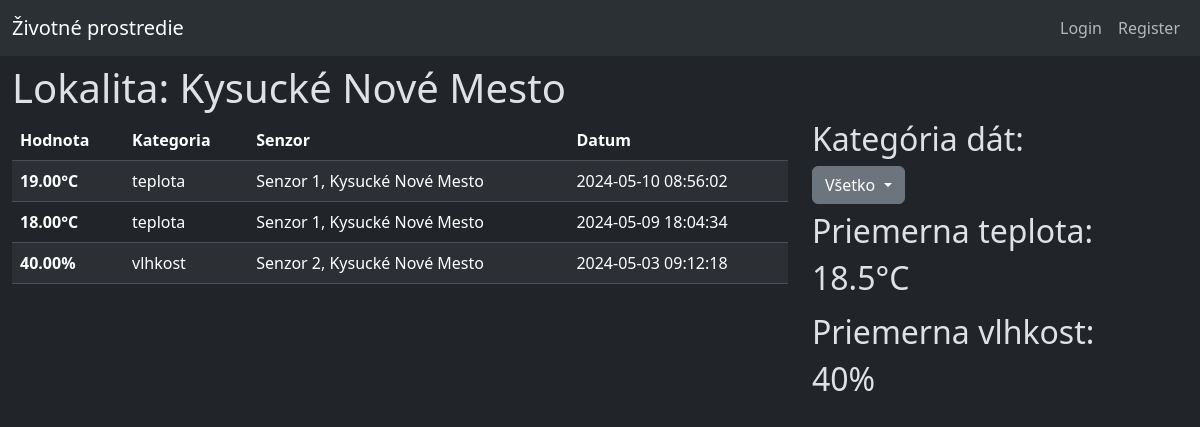
/lokalita_info.php?lokalita=Kysucké Nové Mesto, run on an earlier commit of the app's database.
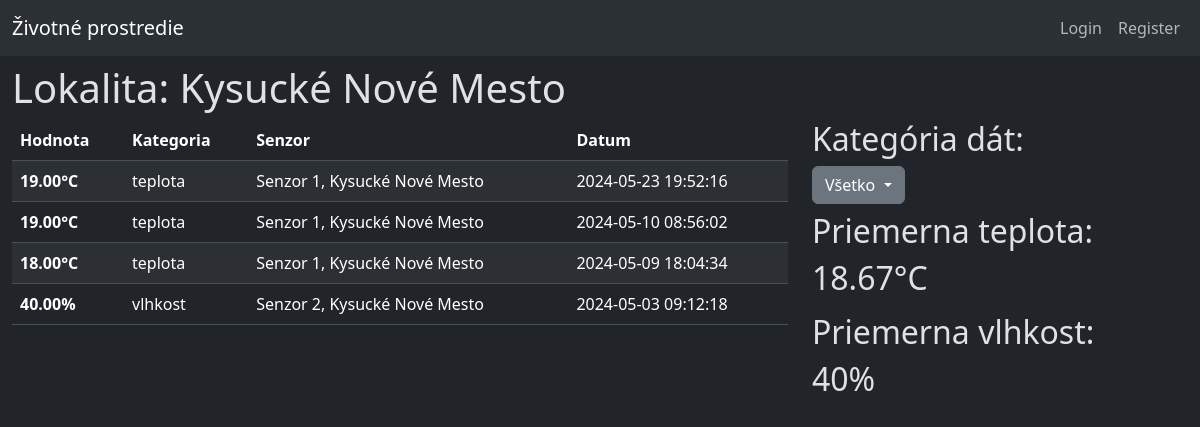
And on a later commit of the database.
### tables this page shows
CREATE TABLE `data` (
  `id` int(16) NOT NULL,
  `kategoria_id` int(5) NOT NULL,
  `hodnota` decimal(5,2) NOT NULL,
  `senzor_id` int(5) NOT NULL,
  `datum` datetime NOT NULL DEFAULT current_timestamp()
);

CREATE TABLE `kategoria` (
  `id` int(5) NOT NULL,
  `nazov` varchar(32) NOT NULL
);

CREATE TABLE `senzor` (
  `id` int(5) NOT NULL,
  `lokacia` varchar(64) NOT NULL,
  `posledny_update` datetime NOT NULL DEFAULT current_timestamp(),
  `vybavenie` varchar(32) NOT NULL
);

### functions.php (called while the page is built, shortened)
<?php
function jednotka($kategoria) {
    if($kategoria == "vlhkost")
    {
        return "%";
    }
    elseif($kategoria == "teplota")
    {
        return "°C";
    }
    else
    {
        return "";
    }
}
function avg_hodnota($kategoria,$conn,$miesto) {
    $query1= "SELECT id FROM kategoria WHERE nazov = \"".$kategoria."\"";
    $result1 = mysqli_query($conn, $query1);
    $kategoria_id = "";
    while($row = mysqli_fetch_assoc($result1))
    {
        $kategoria_id = $row["id"];
    }
    $query2 = "SELECT data.hodnota, senzor.lokacia AS senzor_lokacia
        FROM data
        JOIN senzor ON data.senzor_id = senzor.id
        WHERE senzor.lokacia = \"".$miesto."\" AND kategoria_id = ".$kategoria_id.";
    ";
    $result2 = mysqli_query($conn, $query2);
    $sum = 0;
    if (mysqli_num_rows($result2) > 0)
    {
        while($row = mysqli_fetch_assoc($result2))
        {
            $sum += floatval($row["hodnota"]);
        }
        $avg = "".round($sum / mysqli_num_rows($result2),2)."".jednotka($kategoria)."";
        return $avg;
    }
    else
    {
        return "Nie je dostatok informácií";
    }
}

### lokalita_info.php (the view, shortened to what the changed rows need)
<?php
    include("./connect.php");
    include("./functions.php");
?>
<!DOCTYPE html>
<html data-bs-theme="dark">
<head>
    <link href="https://cdn.jsdelivr.net/npm/bootstrap@5.3.3/dist/css/bootstrap.min.css" rel="stylesheet">
</head>
<body>
    <div class="container-xxl column-gap-3">
        <div class="row mt-2">
            <h1>Lokalita: <?php echo $_GET["lokalita"]; if(isset($_GET["senzor"])) echo " | Senzor: ".$_GET["senzor"]."";?></h1>
            <div class="col-8">
                <table class="table table-striped">
                    <thead>
                        <tr>
                            <th scope="col">Hodnota</th>
                            <th scope="col">Kategoria</th>
                            <th scope="col">Senzor</th>
                            <th scope="col">Datum</th>
                        </tr>
                    </thead>
                    <tbody>
                        <?php
                            if(isset($_GET["senzor"])) {
                                $query = "
                                SELECT data.id, kategoria.nazov AS kategoria_nazov, data.hodnota, senzor.lokacia AS senzor_lokacia,senzor.vybavenie AS senzor_vybavenie, data.datum, data.senzor_id
                                FROM data
                                JOIN kategoria ON data.kategoria_id = kategoria.id
                                JOIN senzor ON data.senzor_id = senzor.id
                                WHERE senzor.lokacia = \"".$_GET["lokalita"]."\" AND senzor.id = ".$_GET["senzor"]."
                                ORDER BY datum DESC;
                                ";
                            }
                            else {
                                $query = "
                                SELECT data.id, kategoria.nazov AS kategoria_nazov, data.hodnota, senzor.lokacia AS senzor_lokacia,senzor.vybavenie AS senzor_vybavenie, data.datum, data.senzor_id
                                FROM data
                                JOIN kategoria ON data.kategoria_id = kategoria.id
                                JOIN senzor ON data.senzor_id = senzor.id
                                WHERE senzor.lokacia = \"".$_GET["lokalita"]."\"
                                ORDER BY datum DESC;
                                ";
                            }
                            $result = mysqli_query($conn, $query);
                            if (mysqli_num_rows($result) > 0)
                            {
                                while($row = mysqli_fetch_assoc($result))
                                {
                                    echo "<tr><th scope=\"row\">".$row["hodnota"]."".jednotka($row["kategoria_nazov"])."</th>
                                        <td>".$row["kategoria_nazov"]."</td>
                                        <td>Senzor ".$row["senzor_id"].", ".$row["senzor_lokacia"]."</td>
                                        <td>".$row["datum"]."</td></tr>";
                                }
                            }
                        ?>
                    </tbody>
                </table>
            </div>
            <div class="col-4">
                <?php
                    if(!isset($_GET["senzor"])) {
                        echo "<div class=\"row mb-2\">";
                        echo "<h2>Kategória dát:</h2>";
                        echo "</div>";
                    }
                ?>
                <?php
                    if(isset($_GET["senzor"])) {
                        $query = "
                        SELECT data.id, kategoria.nazov AS kategoria_nazov, data.hodnota, senzor.lokacia AS senzor_lokacia,senzor.vybavenie AS senzor_vybavenie, data.datum, data.senzor_id
                        FROM data
                        JOIN kategoria ON data.kategoria_id = kategoria.id
                        JOIN senzor ON data.senzor_id = senzor.id
                        WHERE senzor.lokacia = \"".$_GET["lokalita"]."\" AND senzor.id = ".$_GET["senzor"]."
                        GROUP BY kategoria.nazov;
                        ";
                    }
                    else {
                        $query = "
                        SELECT data.id, kategoria.nazov AS kategoria_nazov, data.hodnota, senzor.lokacia AS senzor_lokacia,senzor.vybavenie AS senzor_vybavenie, data.datum, data.senzor_id
                        FROM data
                        JOIN kategoria ON data.kategoria_id = kategoria.id
                        JOIN senzor ON data.senzor_id = senzor.id
                        WHERE senzor.lokacia = \"".$_GET["lokalita"]."\"
                        GROUP BY kategoria.nazov;
                        ";
                    }
                    $result = mysqli_query($conn, $query);
                    if (mysqli_num_rows($result) > 0)
                    {
                        while($row = mysqli_fetch_assoc($result))
                        {
                            echo "<div class=\"row mb-2\">
                            <h2>Priemerna ".$row["kategoria_nazov"].":</h2>
                                <h2>".avg_hodnota($row["kategoria_nazov"],$conn,$_GET["lokalita"])."</h2>
                            </div>";
                        }
                    }
                ?>
            </div>
        </div>
    </div>
</body>
</html>

What changed in the data, as far as the page shows it:
added data: hodnota "19.00", kategoria.nazov "°C", kategoria.nazov "teplota", senzor "1", senzor.lokacia "Kysucké Nové Mesto", datum "2024-05-23 19:52:16", shown under "Lokalita: Kysucké Nové Mesto"
computed for data (number 3 of 4 on the later page): lokalita "18.5°C" → "18.67°C"
